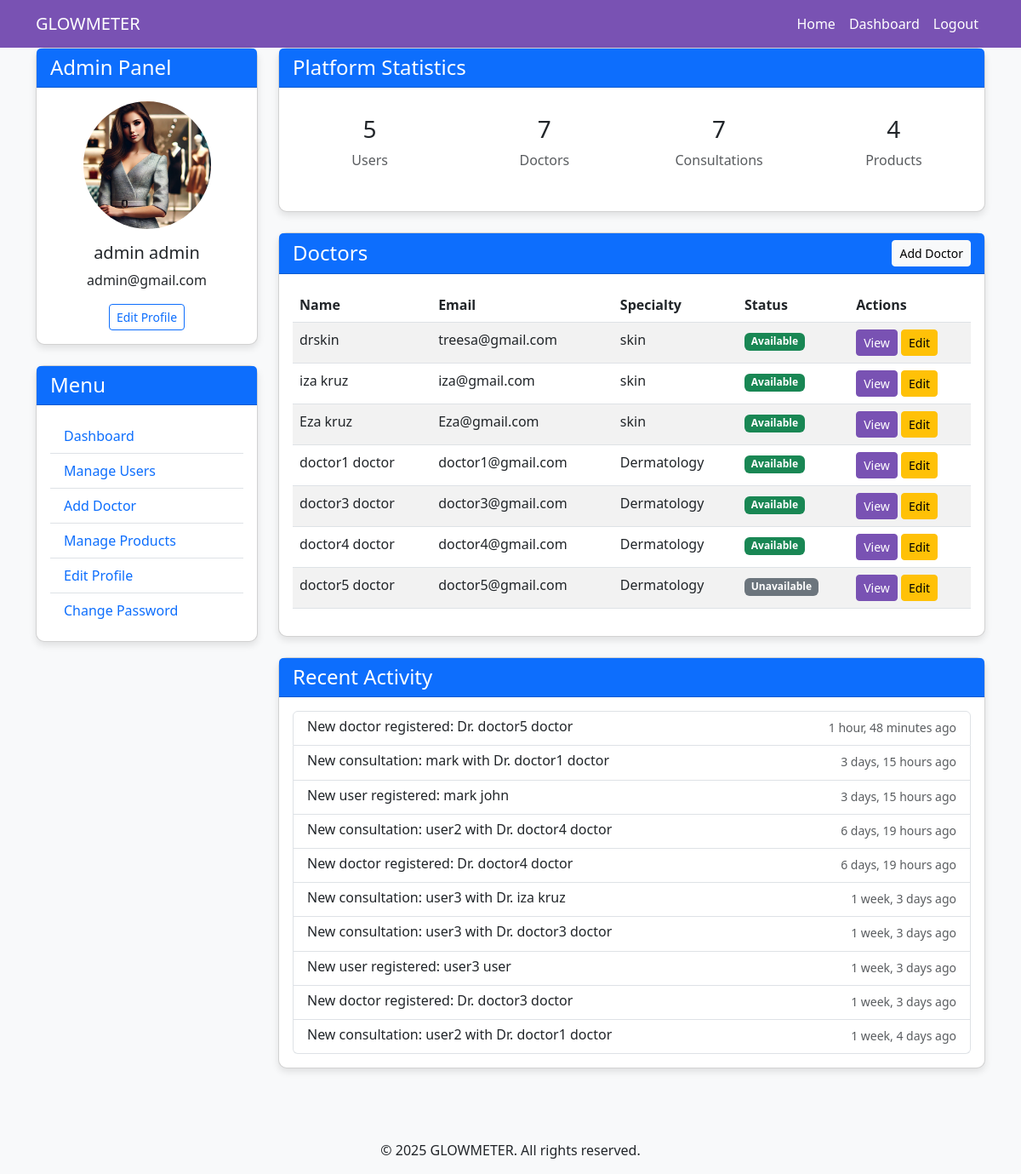
The app's page /dashboard/ (signed in) with its own data.
### glowmeter_app/models.py (models this page shows, shortened)
class User(AbstractBaseUser, PermissionsMixin):
    username = None
    email = models.EmailField(unique=True)
    first_name = models.CharField(max_length=30, blank=True)
    last_name = models.CharField(max_length=30, blank=True)
    profile_picture = models.ImageField(upload_to='admins/', null=True, blank=True)
    is_active = models.BooleanField(default=True)
    is_staff = models.BooleanField(default=False)
    is_doctor = models.BooleanField(default=False)
    is_admin = models.BooleanField(default=False)
    date_joined = models.DateTimeField(auto_now_add=True)
    USERNAME_FIELD = 'email'
    REQUIRED_FIELDS = []
    objects = UserManager()

class Doctor(models.Model):
    user = models.OneToOneField(User, on_delete=models.CASCADE, related_name='doctor_profile')
    full_name = models.CharField(max_length=100)
    specialty = models.CharField(max_length=100)
    bio = models.TextField()
    profile_picture = models.ImageField(upload_to='doctors/', null=True, blank=True)
    is_available = models.BooleanField(default=True)

class Consultation(models.Model):
    user = models.ForeignKey(User, on_delete=models.CASCADE, related_name='user_consultations')
    doctor = models.ForeignKey(Doctor, on_delete=models.CASCADE, related_name='doctor_consultations')
    started_at = models.DateTimeField(auto_now_add=True)
    is_active = models.BooleanField(default=True)

### glowmeter_app/views.py (the view, shortened to what this page needs)
# urls.py: path('dashboard/', views.dashboard, name='dashboard'),
@login_required
def dashboard(request):
    user = request.user
    if user.is_admin:
        users_count = User.objects.filter(is_doctor=False, is_admin=False).count()
        doctors = Doctor.objects.all()
        consultations_count = Consultation.objects.count()
        products_count = Product.objects.count()
        recent_activities = []
        recent_users = User.objects.filter(is_doctor=False, is_admin=False).order_by('-date_joined')[:5]
        for user in recent_users:
            recent_activities.append({
                'type': 'registration',
                'user': user,
                'timestamp': user.date_joined,
                'message': f"New user registered: {user.first_name} {user.last_name}"
            })
        recent_consultations = Consultation.objects.order_by('-started_at')[:5]
        for consultation in recent_consultations:
            recent_activities.append({
                'type': 'consultation',
                'user': consultation.user,
                'timestamp': consultation.started_at,
                'message': f"New consultation: {consultation.user.first_name} with Dr. {consultation.doctor.full_name}"
            })
        recent_doctors = Doctor.objects.order_by('-user__date_joined')[:5]
        for doctor in recent_doctors:
            recent_activities.append({
                'type': 'doctor',
                'user': doctor.user,
                'timestamp': doctor.user.date_joined,
                'message': f"New doctor registered: Dr. {doctor.full_name}"
            })
        recent_activities.sort(key=lambda x: x['timestamp'], reverse=True)
        recent_activities = recent_activities[:10]  # Get only the 10 most recent activities
        context = {
            'users_count': users_count,
            'doctors': doctors,
            'consultations_count': consultations_count,
            'products_count': products_count,
            'recent_activities': recent_activities,
        }
        return render(request, 'admin_dashboard.html', context)
    else:
        available_doctors = Doctor.objects.filter(is_available=True)
        return render(request, 'user_dashboard.html', {'doctors': available_doctors})

### templates/admin_dashboard.html (shortened to what this page needs)
{% extends 'base.html' %}
{% block content %}
<div class="container">
    <div class="row">
        <div class="col-md-3">
            <div class="card mb-4">
                <div class="card-header bg-primary text-white">
                    <h4 class="mb-0">Admin Panel</h4>
                </div>
                <div class="card-body text-center">
                    <div class="mb-3">
                        {% if user.profile_picture %}
                            <img src="{{ user.profile_picture.url }}" alt="Admin" class="img-fluid rounded-circle" style="width: 150px; height: 150px; object-fit: cover;">
                        {% else %}
                            <img src="https://via.placeholder.com/150" alt="Admin" class="img-fluid rounded-circle">
                        {% endif %}
                    </div>
                    <h5>{{ user.first_name }} {{ user.last_name }}</h5>
                    <p>{{ user.email }}</p>
                    <a href="{% url 'edit_profile' %}" class="btn btn-outline-primary btn-sm">
                         Edit Profile
                    </a>
                </div>
            </div>
            <div class="card">
                <div class="card-header bg-primary text-white">
                    <h4 class="mb-0">Menu</h4>
                </div>
                <div class="card-body">
                    <ul class="list-group list-group-flush">
                        <li class="list-group-item">
                            <a href="{% url 'dashboard' %}" class="text-decoration-none">
                                 Dashboard
                            </a>
                        </li>
                        <li class="list-group-item">
                            <a href="{% url 'manage_users' %}" class="text-decoration-none">
                                 Manage Users
                            </a>
                        </li>
                        <li class="list-group-item">
                            <a href="{% url 'register_doctor' %}" class="text-decoration-none">
                                 Add Doctor
                            </a>
                        </li>
                        <li class="list-group-item">
                            <a href="{% url 'manage_products' %}" class="text-decoration-none">
                                 Manage Products
                            </a>
                        </li>
                        <li class="list-group-item">
                            <a href="{% url 'edit_profile' %}" class="text-decoration-none">
                                 Edit Profile
                            </a>
                        </li>
                        <li class="list-group-item">
                            <a href="{% url 'change_password' %}" class="text-decoration-none">
                                 Change Password
                            </a>
                        </li>
                    </ul>
                </div>
            </div>
        </div>
        <div class="col-md-9">
            <div class="card mb-4">
                <div class="card-header bg-primary text-white">
                    <h4 class="mb-0">Platform Statistics</h4>
                </div>
                <div class="card-body">
                    <div class="row text-center">
                        <div class="col-md-3">
                            <div class="p-3">
                                <h3>{{ users_count|default:0 }}</h3>
                                <p class="text-muted">Users</p>
                            </div>
                        </div>
                        <div class="col-md-3">
                            <div class="p-3">
                                <h3>{{ doctors|length }}</h3>
                                <p class="text-muted">Doctors</p>
                            </div>
                        </div>
                        <div class="col-md-3">
                            <div class="p-3">
                                <h3>{{ consultations_count|default:0 }}</h3>
                                <p class="text-muted">Consultations</p>
                            </div>
                        </div>
                        <div class="col-md-3">
                            <div class="p-3">
                                <h3>{{ products_count|default:0 }}</h3>
                                <p class="text-muted">Products</p>
                            </div>
                        </div>
                    </div>
                </div>
            </div>
            <div class="card mb-4">
                <div class="card-header bg-primary text-white d-flex justify-content-between align-items-center">
                    <h4 class="mb-0">Doctors</h4>
                    <a href="{% url 'register_doctor' %}" class="btn btn-light btn-sm">Add Doctor</a>
                </div>
                <div class="card-body">
                    <div class="table-responsive">
                        <table class="table table-striped">
                            <thead>
                                <tr>
                                    <th>Name</th>
                                    <th>Email</th>
                                    <th>Specialty</th>
                                    <th>Status</th>
                                    <th>Actions</th>
                                </tr>
                            </thead>
                            <tbody>
                                {% if doctors %}
                                    {% for doctor in doctors %}
                                    <tr>
                                        <td>{{ doctor.full_name }}</td>
                                        <td>{{ doctor.user.email }}</td>
                                        <td>{{ doctor.specialty }}</td>
                                        <td>
                                            {% if doctor.is_available %}
                                                <span class="badge bg-success">Available</span>
                                            {% else %}
                                                <span class="badge bg-secondary">Unavailable</span>
                                            {% endif %}
                                        </td>
                                        <td>
                                            <a href="{% url 'view_doctor' doctor.id %}" class="btn btn-sm btn-primary">
                                                 View
                                            </a>
                                            <a href="{% url 'edit_doctor' doctor.id %}" class="btn btn-sm btn-warning">
                                                 Edit
                                            </a>
                                        </td>
                                    </tr>
                                    {% endfor %}
                                {% else %}
                                    <tr>
                                        <td colspan="5" class="text-center">No doctors registered yet.</td>
                                    </tr>
                                {% endif %}
                            </tbody>
                        </table>
                    </div>
                </div>
            </div>
            <div class="card">
                <div class="card-header bg-primary text-white">
                    <h4 class="mb-0">Recent Activity</h4>
                </div>
                <div class="card-body">
                    {% if recent_activities %}
                        <div class="list-group">
                            {% for activity in recent_activities %}
                                <div class="list-group-item">
                                    <div class="d-flex w-100 justify-content-between">
                                        <h6 class="mb-1">
                                            {{ activity.message }}
                                        </h6>
                                        <small class="text-muted">{{ activity.timestamp|timesince }} ago</small>
                                    </div>
                                </div>
                            {% endfor %}
                        </div>
                    {% else %}
                        <p class="text-center">No recent activity to display.</p>
                    {% endif %}
                </div>
            </div>
        </div>
    </div>
</div>
{% endblock %}

### templates/base.html (style rules this page uses)
body { font-family: 'Segoe UI', Tahoma, Geneva, Verdana, sans-serif; background-color: #f8f9fa; }
.card { border-radius: 10px; box-shadow: 0 4px 8px rgba(0,0,0,0.1); margin-bottom: 20px; }
.btn-primary { background-color: #7952b3; border-color: #7952b3; }

### records on screen
User: profile_picture (picture), first_name "admin", last_name "admin", email "admin@gmail.com"
Doctor: full_name "drskin", user.email "treesa@gmail.com", specialty "skin", is_available "Available"
Doctor: full_name "iza kruz", user.email "iza@gmail.com", specialty "skin", is_available "Available"
Doctor: full_name "Eza kruz", user.email "Eza@gmail.com", specialty "skin", is_available "Available"
Doctor: full_name "doctor1 doctor", user.email "doctor1@gmail.com", specialty "Dermatology", is_available "Available"
Doctor: full_name "doctor3 doctor", user.email "doctor3@gmail.com", specialty "Dermatology", is_available "Available"
Doctor: full_name "doctor4 doctor", user.email "doctor4@gmail.com", specialty "Dermatology", is_available "Available"
Doctor: full_name "doctor5 doctor", user.email "doctor5@gmail.com", specialty "Dermatology", is_available "Unavailable"
User: message "New doctor registered: Dr. doctor5 doctor", timestamp "1 hour, 48 minutes"
User: message "New consultation: mark with Dr. doctor1 doctor", timestamp "3 days, 15 hours", message "New user registered: mark john"
User: message "New consultation: user2 with Dr. doctor4 doctor", timestamp "6 days, 19 hours", message "New consultation: user2 with Dr. doctor1 doctor", timestamp "1 week, 4 days"
User: message "New doctor registered: Dr. doctor4 doctor", timestamp "6 days, 19 hours"
User: message "New consultation: user3 with Dr. iza kruz", timestamp "1 week, 3 days", message "New consultation: user3 with Dr. doctor3 doctor", message "New user registered: user3 user"
User: message "New doctor registered: Dr. doctor3 doctor", timestamp "1 week, 3 days"

### other values on screen
{{ users_count|default:0 }} "5"
{{ doctors|length }} "7"
{{ consultations_count|default:0 }} "7"
{{ products_count|default:0 }} "4"
